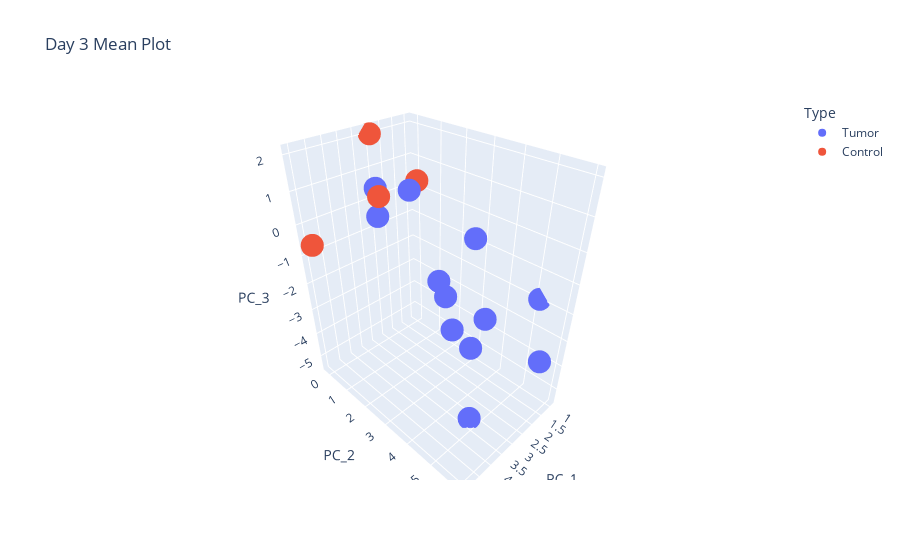

The code cell stored with this chart in its notebook:
### Code cell
fig = px.scatter_3d(day3_df, x='PC_1', y='PC_2', z='PC_3', title='Day 3 Mean Plot',color='Type')
fig.write_html("downloads/day3_mean.html")
fig

### Figure 1 — Plotly figure (JSON) as saved in the notebook; plotly's stock layout.template omitted (floating-point values rounded to 4 significant figures)
{"data": [{"hovertemplate": "Type=Tumor<br>PC_1=%{x}<br>PC_2=%{y}<br>PC_3=%{z}<extra></extra>", "legendgroup": "Tumor", "marker": {"color": "#636efa", "symbol": "circle"}, "mode": "markers", "name": "Tumor", "scene": "scene", "showlegend": true, "type": "scatter3d", "x": [3.501, 1.848, 2.352, 1.136, 2.962, 0.9083, 1.877, 3.34, 3.051, 3.223, 2.814, 3.245], "y": [4.112, 2.289, 4.333, 2.821, 4.361, 5.151, 6.001, 4.776, 0.578, 3.32, 1.772, 0.847], "z": [-2.169, -2.839, -2.325, -0.7642, -3.03, -1.939, -3.185, -5.419, 0.7463, -1.078, 0.9738, 0.01719]}, {"hovertemplate": "Type=Control<br>PC_1=%{x}<br>PC_2=%{y}<br>PC_3=%{z}<extra></extra>", "legendgroup": "Control", "marker": {"color": "#EF553B", "symbol": "circle"}, "mode": "markers", "name": "Control", "scene": "scene", "showlegend": true, "type": "scatter3d", "x": [2.533, 2.391, 3.629, 5.062], "y": [-0.179, 1.627, 1.458, 0.09774], "z": [2.021, 1.084, 0.9457, -0.5116]}], "layout": {"legend": {"title": {"text": "Type"}, "tracegroupgap": 0}, "scene": {"domain": {"x": [0, 1], "y": [0, 1]}, "xaxis": {"title": {"text": "PC_1"}}, "yaxis": {"title": {"text": "PC_2"}}, "zaxis": {"title": {"text": "PC_3"}}}, "title": {"text": "Day 3 Mean Plot"}}}
